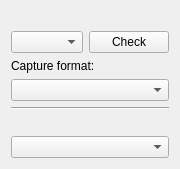
<?xml version="1.0" encoding="UTF-8"?>
<ui version="4.0">
 <class>WizardCapture_UI</class>
 <widget class="QWidget" name="WizardCapture_UI">
  <property name="geometry">
   <rect>
    <x>0</x>
    <y>0</y>
    <width>152</width>
    <height>154</height>
   </rect>
  </property>
  <layout class="QGridLayout" name="gridLayout">
   <item row="1" column="3">
    <widget class="QPushButton" name="button_reload">
     <property name="text">
      <string>Check</string>
     </property>
    </widget>
   </item>
   <item row="4" column="0" colspan="4">
    <widget class="Line" name="line">
     <property name="orientation">
      <enum>Qt::Horizontal</enum>
     </property>
    </widget>
   </item>
   <item row="7" column="1">
    <spacer name="verticalSpacer">
     <property name="orientation">
      <enum>Qt::Vertical</enum>
     </property>
     <property name="sizeHint" stdset="0">
      <size>
       <width>20</width>
       <height>1</height>
      </size>
     </property>
    </spacer>
   </item>
   <item row="3" column="0" colspan="4">
    <widget class="KComboBox" name="v4l_formats"/>
   </item>
   <item row="1" column="0" colspan="3">
    <widget class="KComboBox" name="v4l_devices"/>
   </item>
   <item row="0" column="0" colspan="4">
    <widget class="QLabel" name="v4l_status">
     <property name="text">
      <string/>
     </property>
    </widget>
   </item>
   <item row="2" column="0" colspan="4">
    <widget class="QLabel" name="label_9">
     <property name="text">
      <string>Capture format:</string>
     </property>
    </widget>
   </item>
   <item row="5" column="0" colspan="4">
    <widget class="QLabel" name="decklink_status">
     <property name="text">
      <string/>
     </property>
    </widget>
   </item>
   <item row="6" column="0" colspan="4">
    <widget class="KComboBox" name="decklink_devices"/>
   </item>
  </layout>
 </widget>
 <customwidgets>
  <customwidget>
   <class>KComboBox</class>
   <extends>QComboBox</extends>
   <header>kcombobox.h</header>
  </customwidget>
 </customwidgets>
 <resources/>
 <connections/>
</ui>
